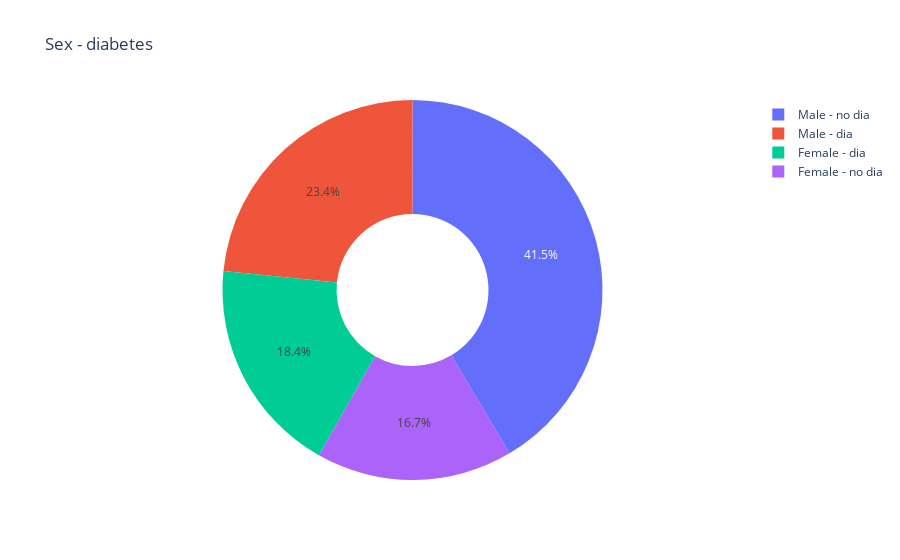

Source (notebook cell):
### Markdown cell above
당뇨 발생시 생존률 68% , 사망률 32%

### Code cell
#성별 당뇨 환자 분석

male = data[data["sex"] == 1] 
female = data[data["sex"] == 0]

male_dia = male[data["diabetes"] == 1] #남성 당뇨
male_dia = male[data["diabetes"] == 0]
female_dia = female[data["diabetes"] == 1] #여성 당뇨
female_dia = female[data["diabetes"] == 0]

labels = ['Male - no dia','Male - dia', "Female - no dia", "Female - dia"]
values = [len(male[data["diabetes"] == 0]),len(male[data["diabetes"] == 1]),
         len(female[data["diabetes"] == 0]),len(female[data["diabetes"] == 1])]

fig = go.Figure(data=[go.Pie(labels=labels, values=values, hole=.4)])
fig.update_layout(
    title_text="Sex - diabetes")

fig.show()

### Figure 1 — Plotly figure (JSON) as saved in the notebook; plotly's stock layout.template omitted (floating-point values rounded to 4 significant figures)
{"data": [{"hole": 0.4, "labels": ["Male - no dia", "Male - dia", "Female - no dia", "Female - dia"], "type": "pie", "values": [124, 70, 50, 55]}], "layout": {"title": {"text": "Sex - diabetes"}}}
